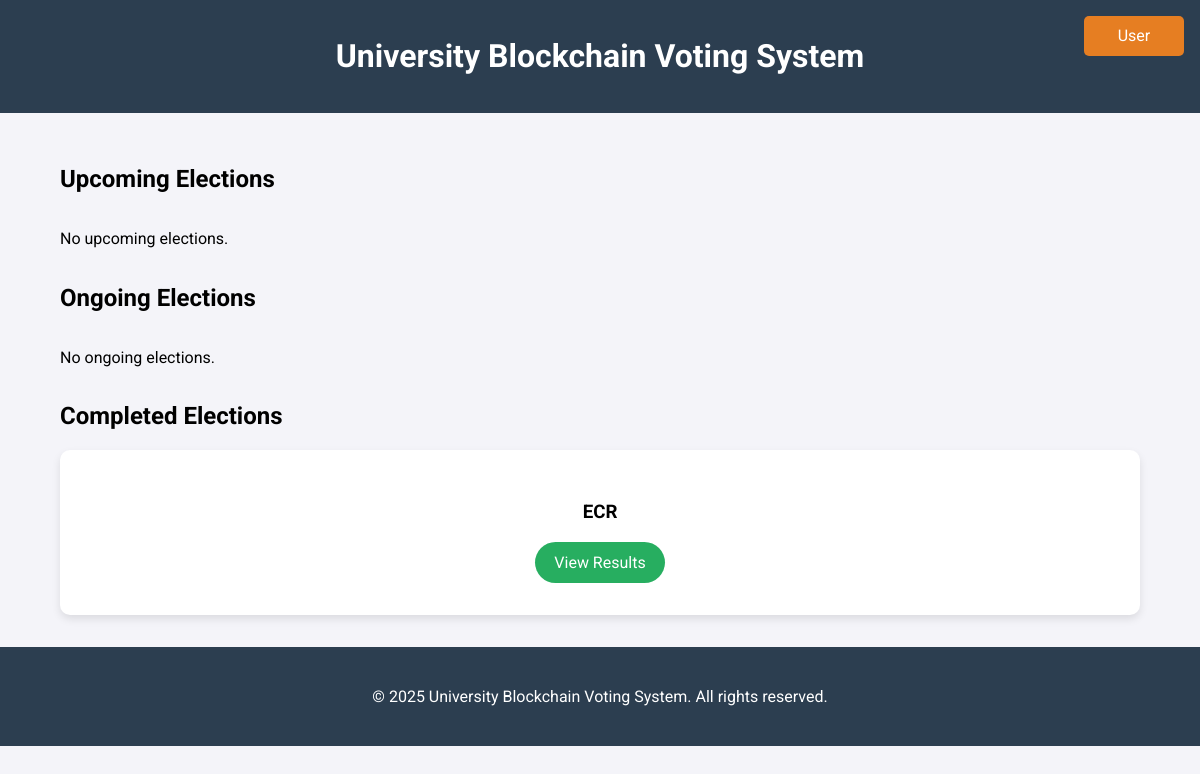
The page /elections/ on the database as committed earlier.
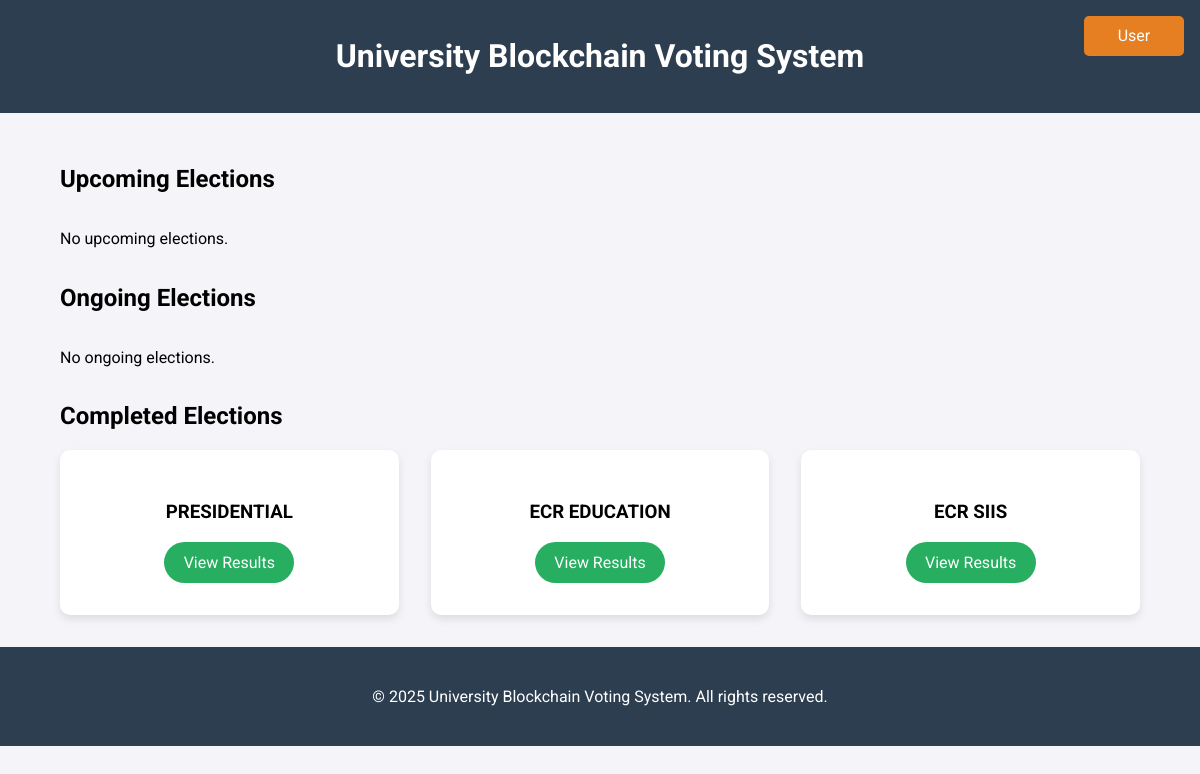
The same page on the database as committed later.
### voting/models.py (models this page shows, shortened)
class ElectionTitle(models.Model):
    title = models.CharField(max_length=255, default='all')
    school = models.ForeignKey(School, on_delete=models.CASCADE)
    department = models.ForeignKey(Department, on_delete=models.CASCADE)
    start_time = models.DateTimeField(null=True, blank=True)  # Allow null values
    end_time = models.DateTimeField(null=True, blank=True)    # Allow null values
    @property
    def status(self):
        now = timezone.now()
        if self.start_time is None or self.end_time is None:
            return "Not Scheduled"
        elif now < self.start_time:
            return "Upcoming"
        elif self.start_time <= now <= self.end_time:
            return "Ongoing"
        else:
            return "Completed"

### voting/views.py (the view)
# urls.py: path("elections/", views.elections, name="elections"),
def elections(request):
    election_titles = ElectionTitle.objects.filter(start_time__isnull=False, end_time__isnull=False)
    upcoming_elections = [election for election in election_titles if election.status == 'Upcoming']
    ongoing_elections = [election for election in election_titles if election.status == 'Ongoing']
    completed_elections = [election for election in election_titles if election.status == 'Completed']
    return render(request, "voting/student/elections.html", {
        "election_titles": ElectionTitle.objects.filter(start_time__isnull=True),  # Only show titles without a timer
        "upcoming_elections": upcoming_elections,
        "ongoing_elections": ongoing_elections,
        "completed_elections": completed_elections,
    })

### voting/templates/voting/student/elections.html (shortened to what this page needs)
<!DOCTYPE html>
<html lang="en">
<head>
</head>
<body>
<header class="navbar">
  <h1>University Blockchain Voting System</h1>
  <div class="profile-dropdown">
    <div class="profile-icon" onclick="toggleDropdown()">User</div>
  </div>
</header>
<div class="container">
  <h2>Upcoming Elections</h2>
  <div class="cards-container">
    {% for election in upcoming_elections %}
    <div class="card">
      <h3>{{ election.title }}</h3>
      <p>Starts: {{ election.start_time }}</p>
      <button class="btn btn-upcoming" disabled>Upcoming</button>
    </div>
    {% empty %}
    <p>No upcoming elections.</p>
    {% endfor %}
  </div>
  <h2>Ongoing Elections</h2>
  <div class="cards-container">
    {% for election in ongoing_elections %}
    <div class="card">
      <h3>{{ election.title }}</h3>
      <a href="{% url 'vote' election.id %}" class="btn btn-ongoing">Vote Now</a>
    </div>
    {% empty %}
    <p>No ongoing elections.</p>
    {% endfor %}
  </div>
  <h2>Completed Elections</h2>
  <div class="cards-container">
    {% for election in completed_elections %}
    <div class="card">
      <h3>{{ election.title }}</h3>
      <a href="{% url 'view_results' election.id %}" class="btn btn-completed">View Results</a>
    </div>
    {% empty %}
    <p>No completed elections.</p>
    {% endfor %}
  </div>
</div>
<footer class="footer">
  <p>&copy; 2025 University Blockchain Voting System. All rights reserved.</p>
</footer>
</body>
</html>

Rows that differ between the two databases and show on the page:
removed ElectionTitle: title "ECR"
added ElectionTitle: title "PRESIDENTIAL"
added ElectionTitle: title "ECR EDUCATION"
added ElectionTitle: title "ECR SIIS"
